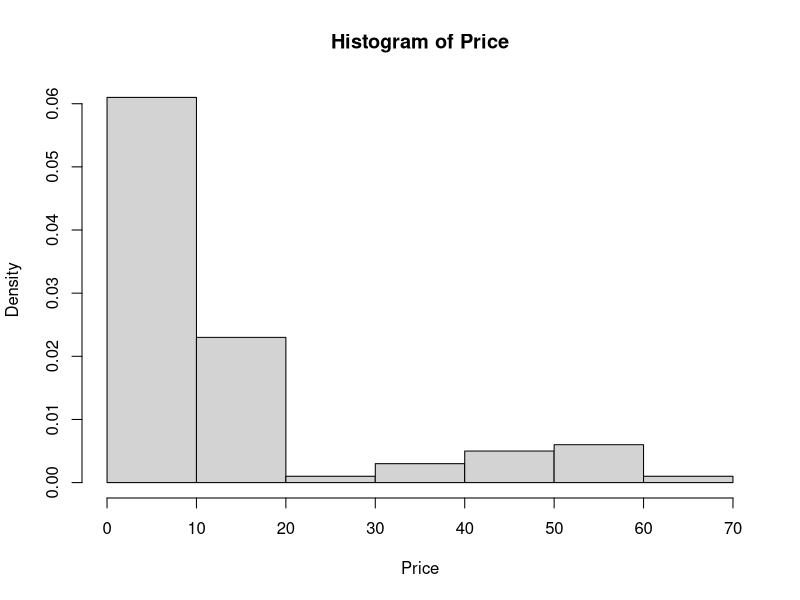

Generate this figure with R:
# Define data
Price <- c(9,12,15,6,10,8,45,17,10,7,6,20,7,40,15,10,10,18,19,10,10,7,55,7,55,7,9,10,10,8,7,
           6,7,40,17,7,6,11,50,7,6,40,7,17,70,7,10,55,48,7,10,7,48,7,60,15,8,7,7,7,15,12,6,20,55,20,
           8,25,15,7,6,6,6,7,6,7,20,10,49,15,14,10,7,10,7,10,19,9,7,15,9,10,9,9,15,15,55,10,9,9)

# Calculate basic statistics
num <- length(Price)
sprintf("Amount of data is %d", num)

print("Price")
Price

# Mean and Standard Deviation
meanData <- mean(Price)
sdData <- sd(Price)
sprintf("Mean of Data is %.4f", meanData)
sprintf("Standard deviation is %.4f", sdData)

# Median
medianData <- median(Price)
sprintf("Median of Data is %.4f", medianData)

# Standard Error and Margin of Error
SE <- sdData / sqrt(num)
sprintf("Standard Error is %f", SE)
E <- qt(0.975, df = num - 1) * SE
E # Margin of Error
meanData + c(-E, E)

# Plot histogram
hist(Price, probability = TRUE, main = "Histogram of Price", xlab = "Price")

# Normality test (Shapiro-Wilk)
shapiro.test(Price)

# Compute Z-value
mufood <- 2.6 # Hypothesized value
z <- (meanData - mufood) / SE
z

# Compute Critical Z-value
alpha <- 0.05
z.half.alpha <- qnorm(1 - alpha / 2)
c(-z.half.alpha, z.half.alpha)

# Compute p-value
pvalDataFood <- 2 * pnorm(z)
pvalDataFood

# Correlation analysis
Data2 <- rep(1, 90)
Data2[91:96] <- 2
Data2[97:99] <- 3
Data2[100:101] <- 4

Data3 <- c(4,5,4,5,2,3,3,4,5,4,4,4,4,4,3,3,4,5,5,4,5,5,5,5,5,3,4,4,4,4,5,5,4,4,4,3,4,4,
           5,4,3,5,4,4,2,5,2,5,3,4,1,3,3,1,5,5,4,5,4,4,5,5,5,5,4,5,4,5,5,5,3,4,1,3,3,4,3,5,5,3,4,4,
           5,4,5,5,5,5,3,5,5,5,5,3,5,5,5,5,2,5)

print("Data2")
Data2

correlation <- cor(Price, Data3)
sprintf("Correlation between groups is %f", correlation)

# Linear Regression
grade.lm <- lm(Price ~ Data3)
coeffs <- coefficients(grade.lm)
sprintf("Simple regression equation coefficients: %s", coeffs)

r_squared <- summary(grade.lm)$r.squared
sprintf("Coefficient of determination is %f", r_squared)

# T-test
meanData3 <- mean(Data3)
print("Data3")
Data3

muStore <- 15.4 # Hypothesized value
s <- 2.5 # Sample standard deviation
t <- (meanData3 - muStore) / (s / sqrt(num))
t

# Compute Critical T-value
alpha <- 0.05
t.half.alpha <- qt(1 - alpha / 2, df = num - 1)
c(-t.half.alpha, t.half.alpha)

# Compute p-value
pvalDataStore <- 2 * pt(t, df = num - 1)
sprintf("P-value of DataStore is %.4f", pvalDataStore)